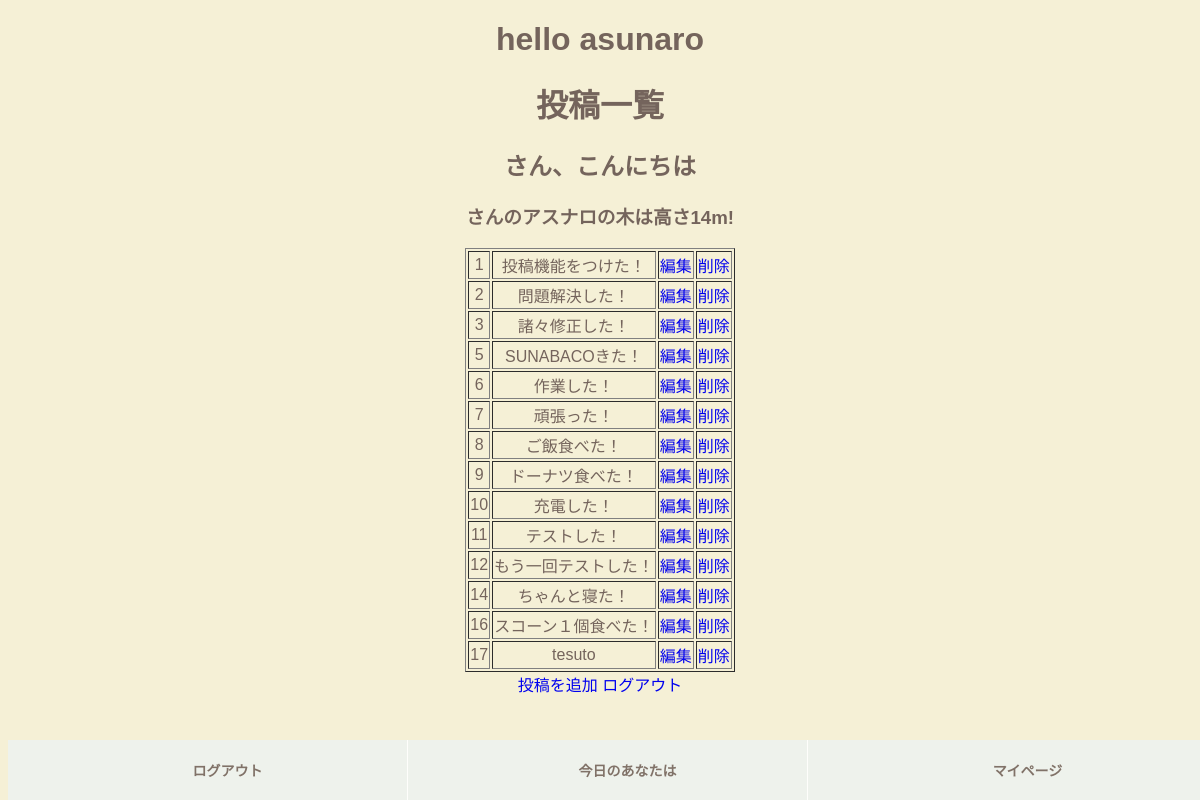
/list, run on an earlier commit of the app's database.
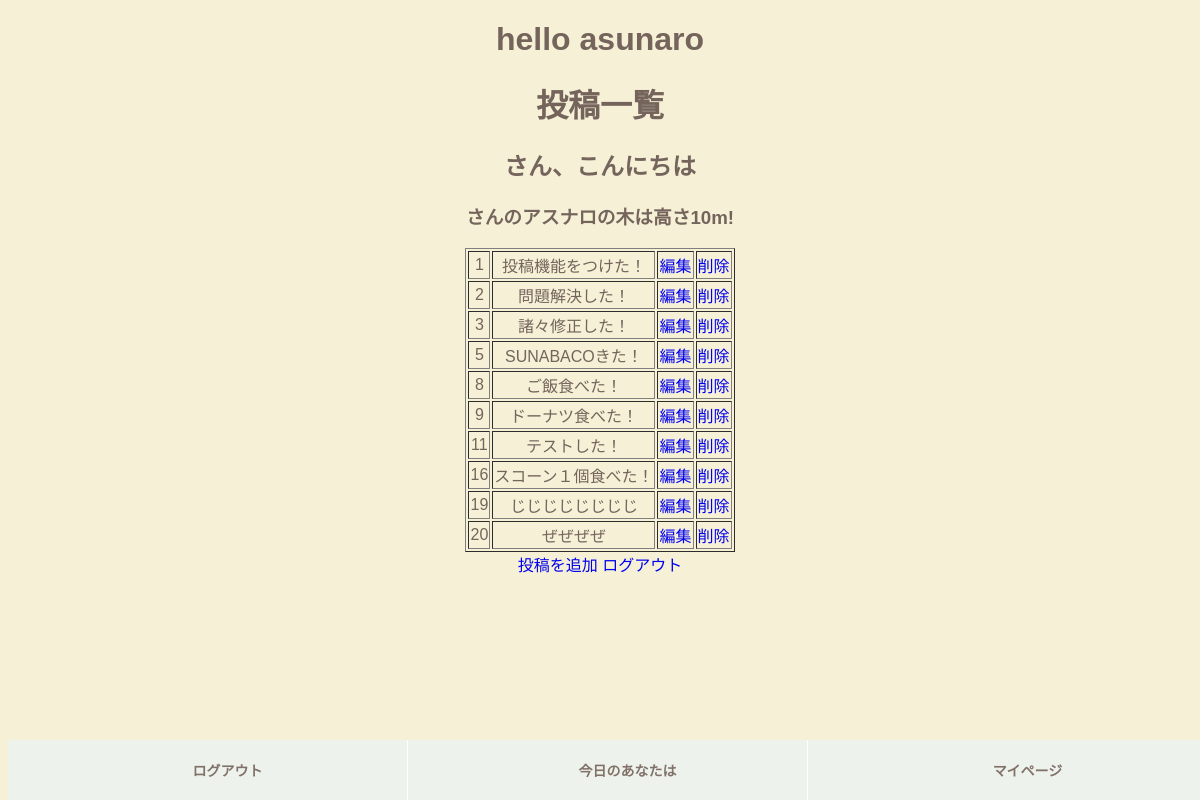
And on a later commit of the database.
### tables this page shows
CREATE TABLE "posts_test" (
	"ID"	INTEGER,
	"posting"	TEXT,
	PRIMARY KEY("ID" AUTOINCREMENT)
);

### app.py (the view)
@app.route("/list" )
def posting_list():
    conn = sqlite3.connect("asunaro.db")
    c = conn.cursor()
    c.execute("SELECT count (posting) FROM posts_test")
    post_count = c.fetchone()
    print(post_count)
    c.execute("SELECT * FROM posts_test")
    post_list = [] #空箱作ったよ
    for post in c.fetchall():
        post_list.append(
            {"id":post[0],"posting":post[1]}
        )
    conn.close()
    return  render_template("growth.html", post_list = post_list , post_count = post_count)

### templates/growth.html (shortened to what this page needs)
<!DOCTYPE html>
<html lang="jp">
<head>
    <link rel="stylesheet" href="../static/growth.css">
</head>
<body>
<h1>hello asunaro</h1>
<h1>投稿一覧</h1>
<h2>{{user_id}}さん、こんにちは</h2>
<h3>{{user_id}}さんのアスナロの木は高さ{{post_count[0]}}m!</h3>
<table border= "1px">
   {% for post in post_list %}
    <tr>
        <td>{{post.id}}</td>
		<td>{{post.posting}}</td>
		<td><a href="/edit/{{post.id}}">編集</a></td>
        <td><a href="/del/{{post.id}}">削除</a></td>
    </tr>
	{% endfor %}
</table>
<a href="/post">投稿を追加</a>
<a href="/logout">ログアウト</a>
<div id="sp-fixed-menu" class="for-sp">
	<ul>
		<li><a onclick="confirmFunction1()">ログアウト</a></li>
		<li><a href="/post" >今日のあなたは</a></li>
		<li><a href="/list">マイページ</a></li>
	</ul>
</div>
</body>
</html>

### static/growth.css (style rules this page uses)
a { text-decoration:none; }
table { background-color: #F5F0D6; margin-left: auto; margin-right: auto; }
body { font-family: "Noto Sans Japanese", "ヒラギノ角ゴ Pro W3", "Hiragino Kaku Gothic Pro", "ヒラギノ角ゴ ProN W3", "Hiragino Kaku Gothic ProN", "游ゴシック", YuGothic, "メイリオ", "Meiryo", "HGPｺﾞｼｯｸM", "Osaka", "ＭＳ Ｐゴシック", sans-serif, Century Gothic, Arial; background: #F5F0D6; color: #74645C; text-align: center; }
#sp-fixed-menu { position: fixed; width: 100%; bottom: 0px; font-size: 0; opacity: 0.9; z-index: 99; }
#sp-fixed-menu ul { display: flex; list-style: none; padding:0; margin:0; width:100%; }
#sp-fixed-menu li { justify-content: center; align-items: center; width: 50%; padding:0; margin:0; font-size: 14px; font-weight: 900; border-right: 1px solid #fff; }
#sp-fixed-menu li a { color: #74645C; text-align: center; display:block; width: 100%; padding:20px; }
#sp-fixed-menu li:first-of-type { background: #EEF2EF; }
#sp-fixed-menu li:nth-of-type(2) { background: #EEF2EF; }
#sp-fixed-menu li:last-of-type { background: #EEF2EF; }

What changed in the data, as far as the page shows it:
removed posts_test: id "6", posting "作業した！"
removed posts_test: id "7", posting "頑張った！"
removed posts_test: id "10", posting "充電した！"
removed posts_test: id "12", posting "もう一回テストした！"
removed posts_test: id "14", posting "ちゃんと寝た！"
removed posts_test: id "17", posting "tesuto"
added posts_test: id "19", posting "じじじじじじじじ"
added posts_test: id "20", posting "ぜぜぜぜ"
Also different on the page:
{{ post_count[0] }}: "14" → "10"
